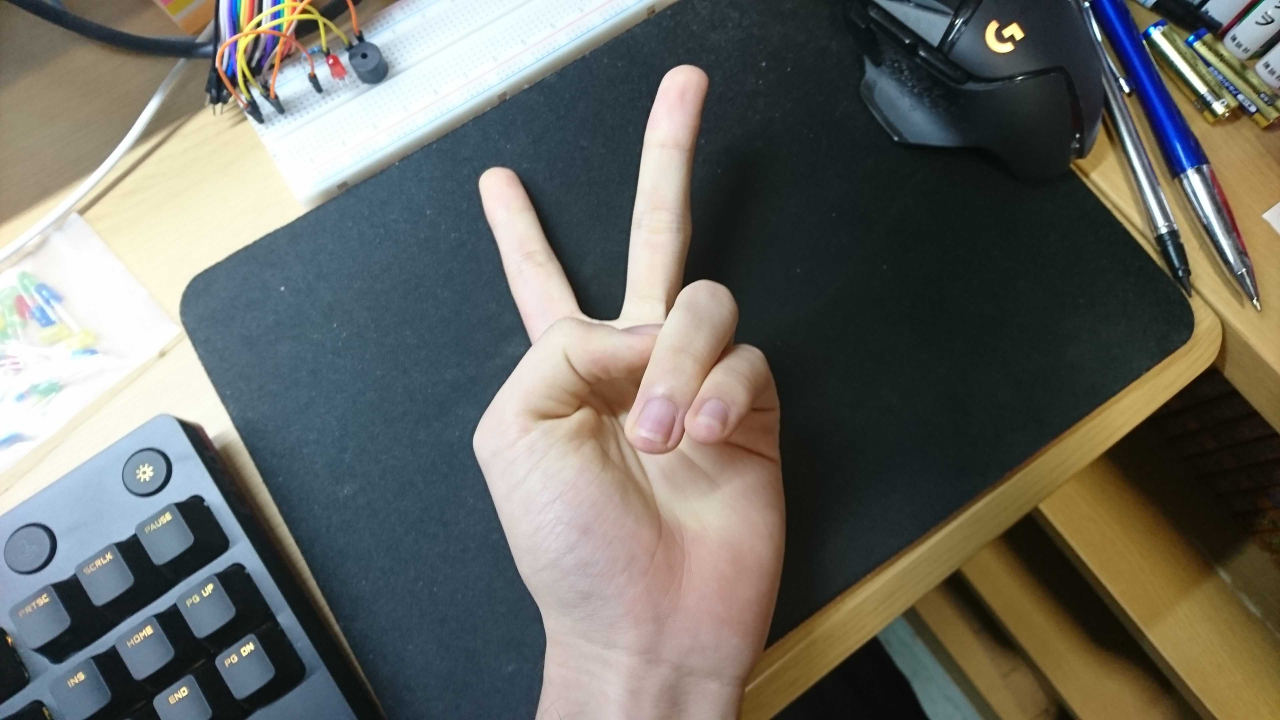
#> input picture choki.JPG, 3840 x 2160 px (shown at 1/3 size)
$ python opencv.py
#> lines starting #> are read from the running program, lines starting #| are printed output that depends on the picture; after the words box and inside, x2 and y2 are one past the last pixel; in counts of white or black regions, pixels touching at a corner belong together
import numpy as np
import cv2
from matplotlib import pyplot as plt
#
img = cv2.imread('choki.JPG', 0)
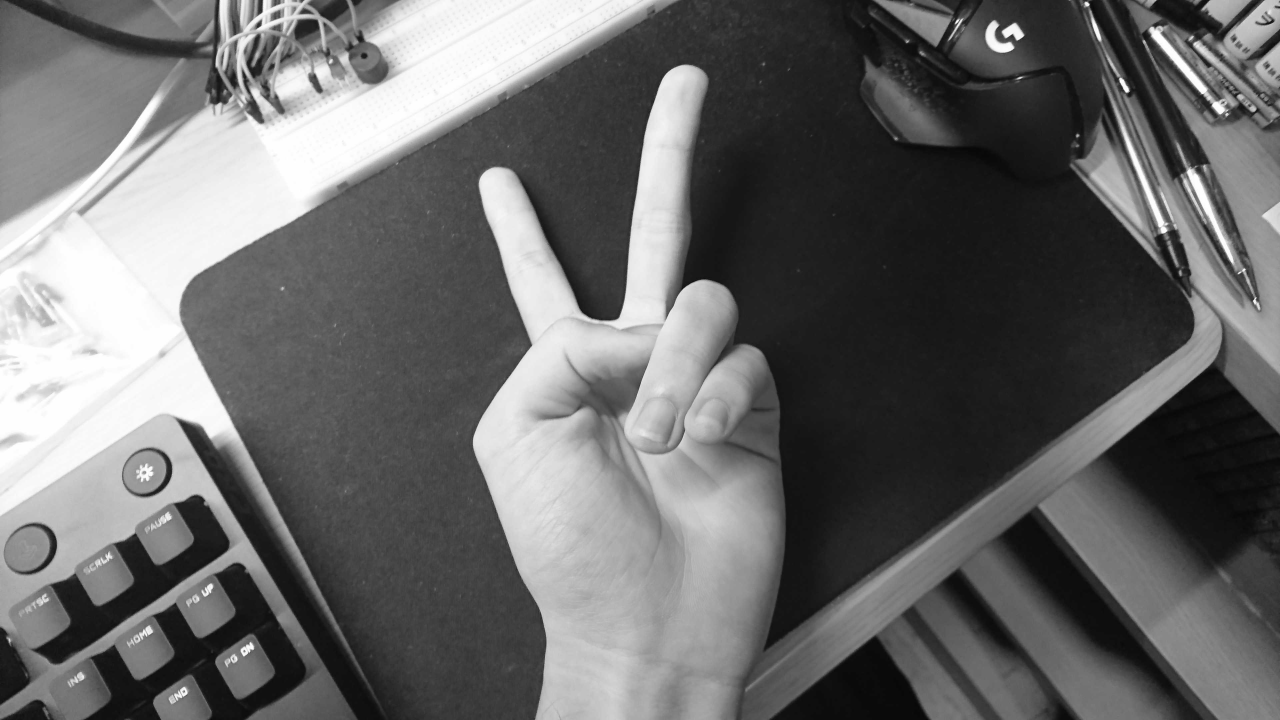
#> img: shape (2160, 3840) (shown at 1/3 size); min 0, max 255, mean 105.4
blur = cv2.GaussianBlur(img,(5,5),0)
ret1,th1 = cv2.threshold(blur,0,255,cv2.THRESH_BINARY+cv2.THRESH_OTSU)
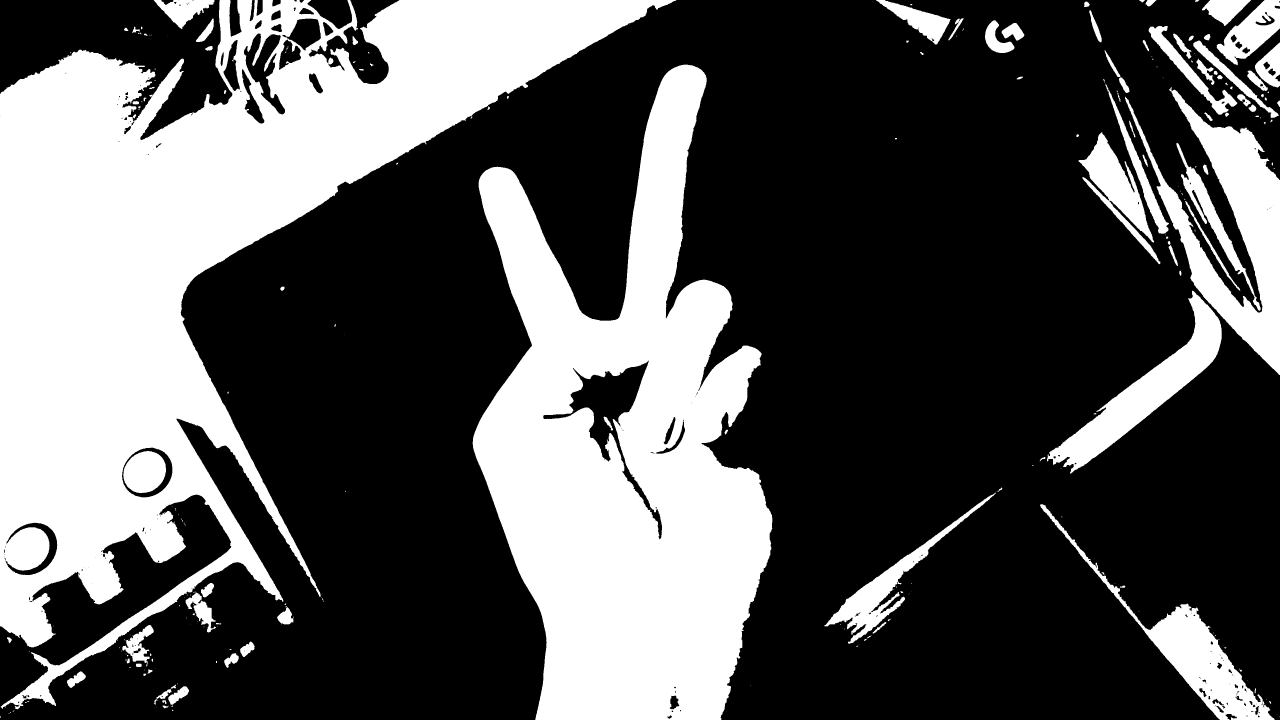
#> th1: shape (2160, 3840) (shown at 1/3 size); 34.5% white; 248 white regions (124 under 20 px)
#> ret1 = 126

contours = cv2.findContours(
            th1, cv2.RETR_EXTERNAL, cv2.CHAIN_APPROX_SIMPLE)[1]
#> contours = 243 contours, 139 with area under 20; largest, box (x1, y1, x2, y2) and area: (0, 0, 2029, 2128) 1477178, (1418, 194, 2317, 2160) 1019303, (3375, 262, 3840, 1125) 118182, (3141, 872, 3665, 1421) 63862, (3120, 1513, 3824, 2160) 60690
contours = list(filter(lambda x: cv2.contourArea(x) <= 1260000, contours))
#> contours = 242 contours, 139 with area under 20; largest, box (x1, y1, x2, y2) and area: (1418, 194, 2317, 2160) 1019303, (3375, 262, 3840, 1125) 118182, (3141, 872, 3665, 1421) 63862, (3120, 1513, 3824, 2160) 60690, (3235, 397, 3481, 793) 27616
max_cnt = max(contours, key=lambda x: cv2.contourArea(x))
#> max_cnt = contour of 3129 points, box (x1, y1, x2, y2) (1418, 194, 2317, 2160), area 1019303
out = np.zeros_like(th1)
cv2.drawContours(out, [max_cnt], -1, color=255, thickness=-1)
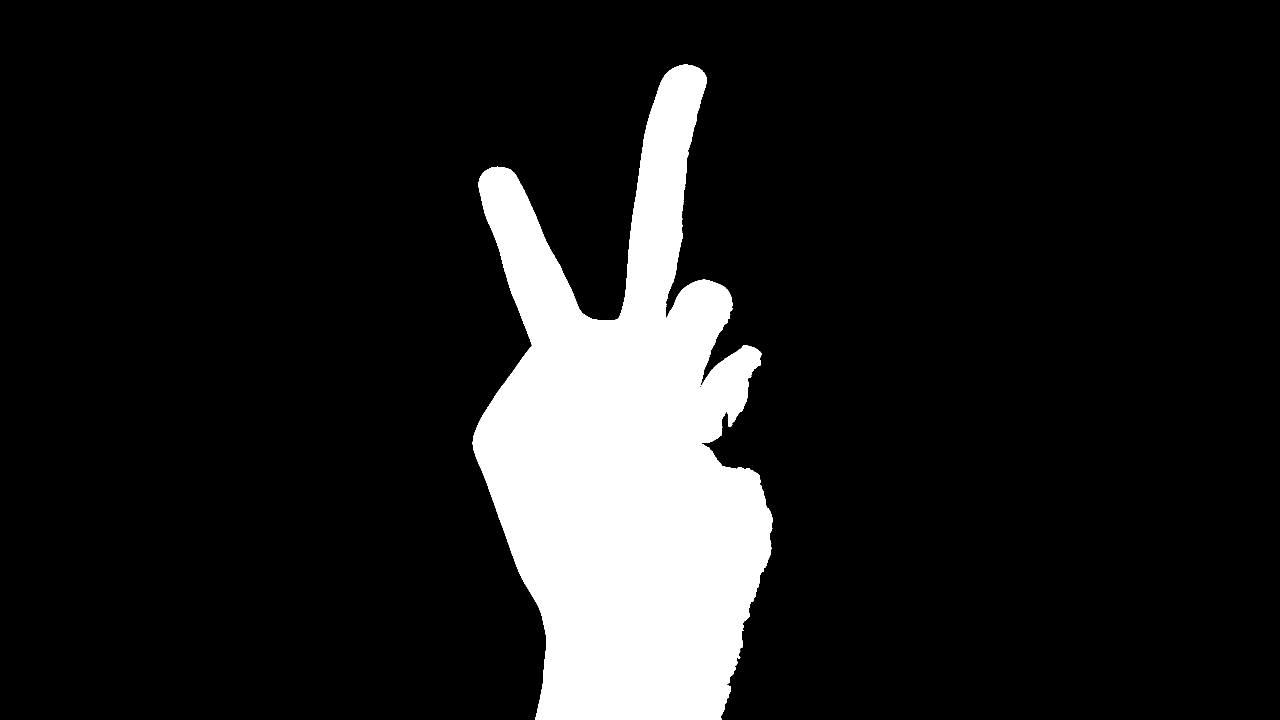
#> out: shape (2160, 3840) (shown at 1/3 size); 12.3% white; 1 white region, box (x1, y1, x2, y2) and area: (1418, 194, 2317, 2160) 1022599
# [10 lines of commented-out code are left out]
plt.imshow(out, cmap = 'gray', interpolation = 'bicubic')
plt.xticks([]), plt.yticks([])
plt.show()

$ run again, with gu.JPG copied over choki.JPG
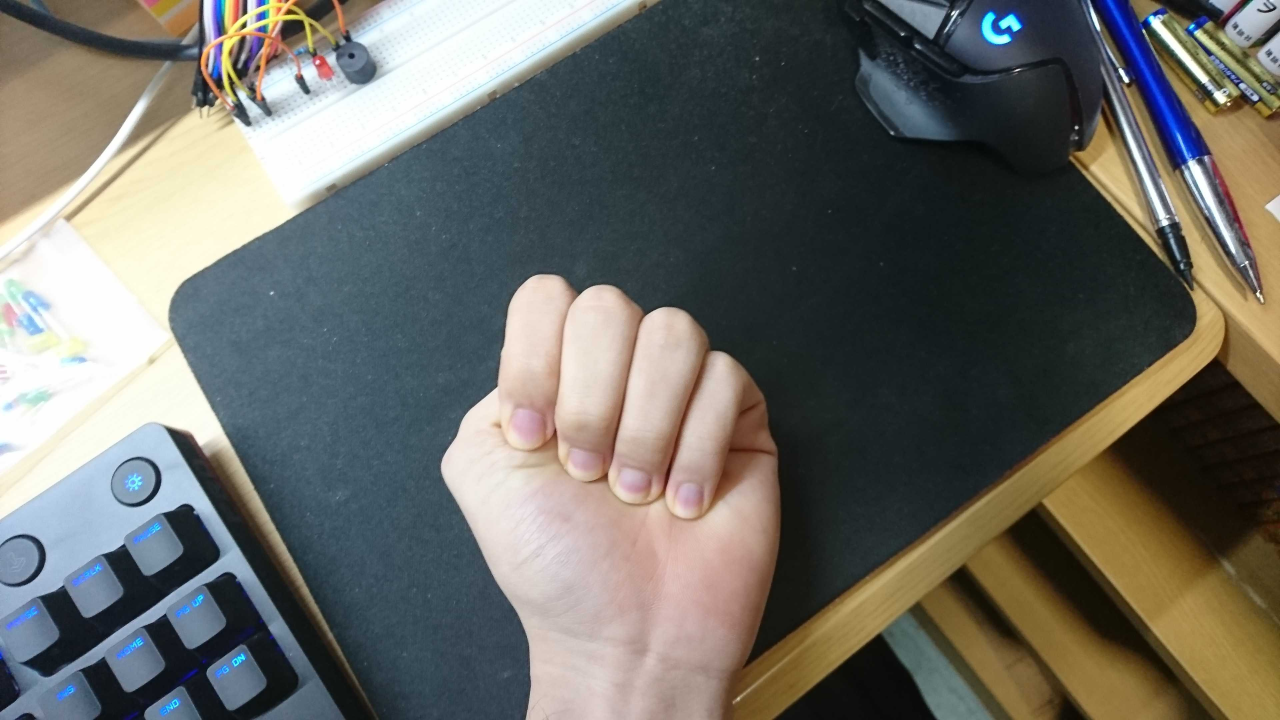
#> input picture gu.JPG, 3840 x 2160 px (shown at 1/3 size)
#> `ret1,th1 = cv2.threshold(blur,0,255,cv2.THRESH_BINARY+cv2.THRESH_OTSU)`:
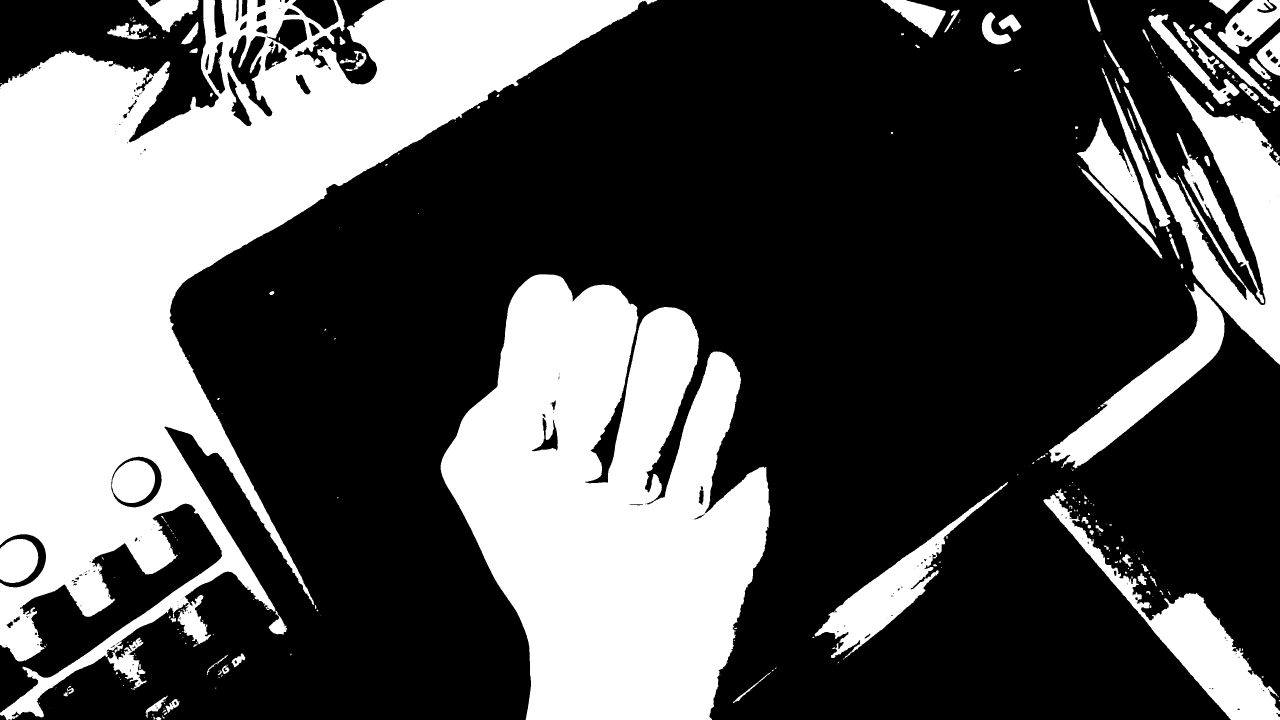
#> th1: shape (2160, 3840) (shown at 1/3 size); 33.7% white; 344 white regions (184 under 20 px)
#> ret1 = 128
#> `contours = cv2.findContours( th1, cv2.RETR_EXTERNAL, cv2.CHAIN_APPROX_..`: contours = 340 contours, 214 with area under 20; largest, box (x1, y1, x2, y2) and area: (0, 0, 1972, 2160) 1446074, (1322, 823, 2311, 2160) 885725, (3371, 224, 3840, 1094) 122828, (3130, 1484, 3840, 2160) 82210, (3147, 849, 3674, 1405) 65868
#> `contours = list(filter(lambda x: cv2.contourArea(x) <= 1260000, contou..`: contours = 339 contours, 214 with area under 20; largest, box (x1, y1, x2, y2) and area: (1322, 823, 2311, 2160) 885725, (3371, 224, 3840, 1094) 122828, (3130, 1484, 3840, 2160) 82210, (3147, 849, 3674, 1405) 65868, (2444, 1446, 3024, 1975) 50560
#> max_cnt = contour of 2831 points, box (x1, y1, x2, y2) (1322, 823, 2311, 2160), area 885725
#> `cv2.drawContours(out, [max_cnt], -1, color=255, thickness=-1)`:
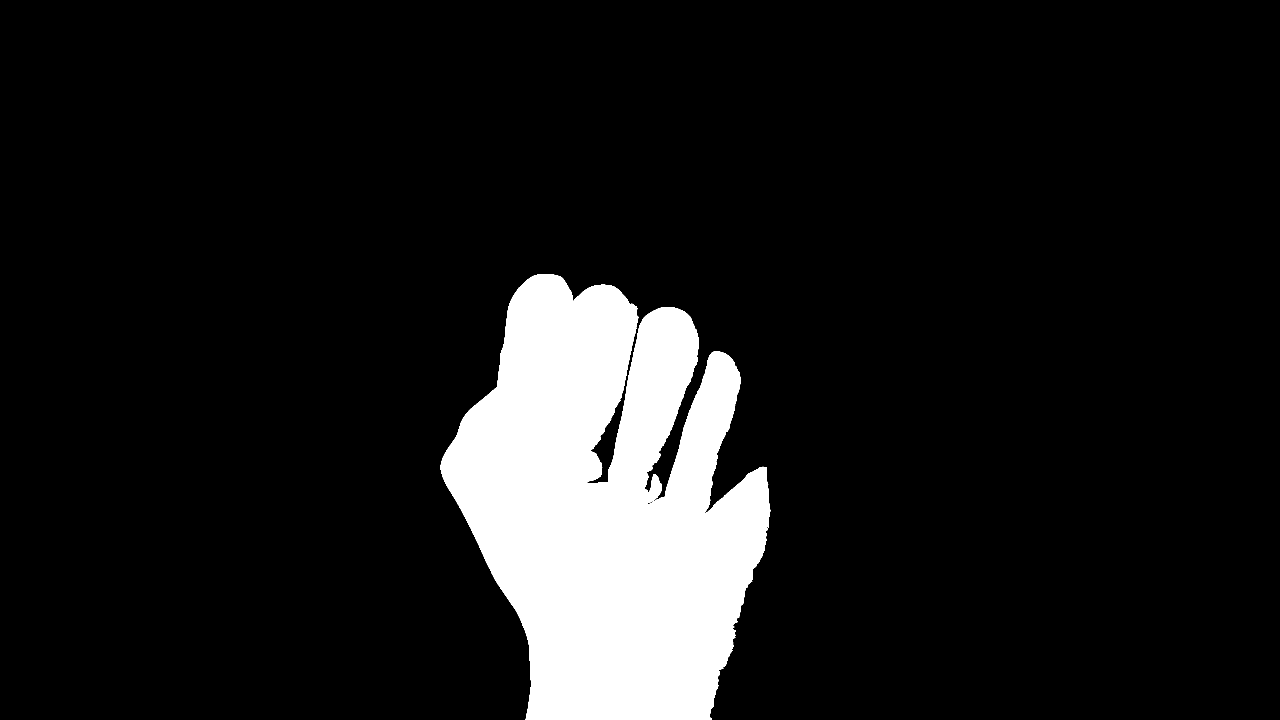
#> out: shape (2160, 3840) (shown at 1/3 size); 10.7% white; 1 white region, box (x1, y1, x2, y2) and area: (1322, 823, 2311, 2160) 888901
